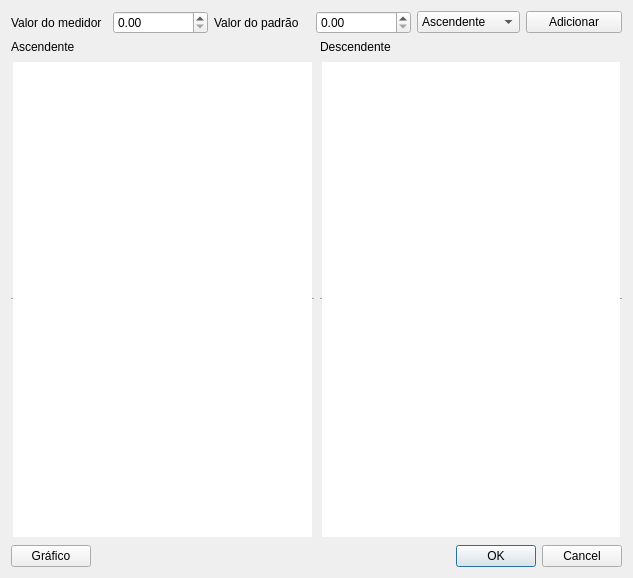
<?xml version="1.0" encoding="UTF-8"?>
<ui version="4.0">
 <class>janela_calibracao</class>
 <widget class="QDialog" name="janela_calibracao">
  <property name="geometry">
   <rect>
    <x>0</x>
    <y>0</y>
    <width>633</width>
    <height>578</height>
   </rect>
  </property>
  <property name="windowTitle">
   <string>Dialog</string>
  </property>
  <layout class="QVBoxLayout" name="verticalLayout_3">
   <item>
    <layout class="QHBoxLayout" name="horizontalLayout">
     <item>
      <widget class="QLabel" name="label">
       <property name="text">
        <string>Valor do medidor</string>
       </property>
      </widget>
     </item>
     <item>
      <widget class="QDoubleSpinBox" name="medidor"/>
     </item>
     <item>
      <widget class="QLabel" name="label_2">
       <property name="text">
        <string>Valor do padrão</string>
       </property>
      </widget>
     </item>
     <item>
      <widget class="QDoubleSpinBox" name="padrao"/>
     </item>
     <item>
      <widget class="QComboBox" name="ordem">
       <item>
        <property name="text">
         <string>Ascendente</string>
        </property>
       </item>
       <item>
        <property name="text">
         <string>Descendente</string>
        </property>
       </item>
      </widget>
     </item>
     <item>
      <widget class="QPushButton" name="adicionar">
       <property name="text">
        <string>Adicionar</string>
       </property>
      </widget>
     </item>
    </layout>
   </item>
   <item>
    <layout class="QHBoxLayout" name="horizontalLayout_2">
     <item>
      <layout class="QVBoxLayout" name="verticalLayout">
       <item>
        <widget class="QLabel" name="label_3">
         <property name="text">
          <string>Ascendente</string>
         </property>
        </widget>
       </item>
       <item>
        <widget class="QTableWidget" name="tabela">
         <property name="frameShape">
          <enum>QFrame::HLine</enum>
         </property>
        </widget>
       </item>
      </layout>
     </item>
     <item>
      <layout class="QVBoxLayout" name="verticalLayout_2">
       <item>
        <widget class="QLabel" name="label_4">
         <property name="text">
          <string>Descendente</string>
         </property>
        </widget>
       </item>
       <item>
        <widget class="QTableWidget" name="tabela_descendente">
         <property name="frameShape">
          <enum>QFrame::HLine</enum>
         </property>
        </widget>
       </item>
      </layout>
     </item>
    </layout>
   </item>
   <item>
    <layout class="QHBoxLayout" name="horizontalLayout_3">
     <item>
      <widget class="QPushButton" name="grafico">
       <property name="text">
        <string>Gráfico</string>
       </property>
      </widget>
     </item>
     <item>
      <spacer name="horizontalSpacer">
       <property name="orientation">
        <enum>Qt::Horizontal</enum>
       </property>
       <property name="sizeHint" stdset="0">
        <size>
         <width>40</width>
         <height>20</height>
        </size>
       </property>
      </spacer>
     </item>
     <item>
      <widget class="QDialogButtonBox" name="buttonBox">
       <property name="orientation">
        <enum>Qt::Horizontal</enum>
       </property>
       <property name="standardButtons">
        <set>QDialogButtonBox::Cancel|QDialogButtonBox::Ok</set>
       </property>
      </widget>
     </item>
    </layout>
   </item>
  </layout>
 </widget>
 <resources/>
 <connections>
  <connection>
   <sender>buttonBox</sender>
   <signal>accepted()</signal>
   <receiver>janela_calibracao</receiver>
   <slot>accept()</slot>
   <hints>
    <hint type="sourcelabel">
     <x>229</x>
     <y>434</y>
    </hint>
    <hint type="destinationlabel">
     <x>157</x>
     <y>274</y>
    </hint>
   </hints>
  </connection>
  <connection>
   <sender>buttonBox</sender>
   <signal>rejected()</signal>
   <receiver>janela_calibracao</receiver>
   <slot>reject()</slot>
   <hints>
    <hint type="sourcelabel">
     <x>297</x>
     <y>440</y>
    </hint>
    <hint type="destinationlabel">
     <x>286</x>
     <y>274</y>
    </hint>
   </hints>
  </connection>
 </connections>
</ui>
